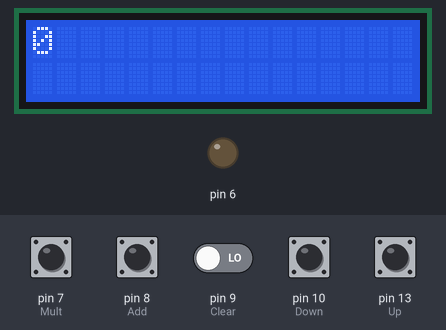
A sketch run on a simulated Arduino Uno, built with avr-gcc and run on an emulated ATmega328P. Parts: 16×2 character LCD, output pins drawn as LEDs (lit = HIGH). Inputs (shaded band) come from the test bench; at power-on: pin 7 (Mult), pin 8 (Add), pin 9 (Clear), pin 10 (Down), pin 13 (Up) LOW.

Above: at 1.2 s.
1.3 s: pin 10 (Down) pulled HIGH for 0.15 s
At 1.7 s:
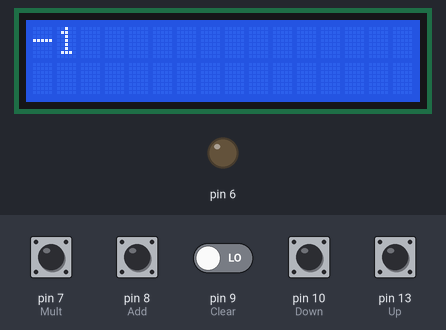
2.9 s: pin 10 (Down) pulled HIGH for 1 s
At 5.3 s:
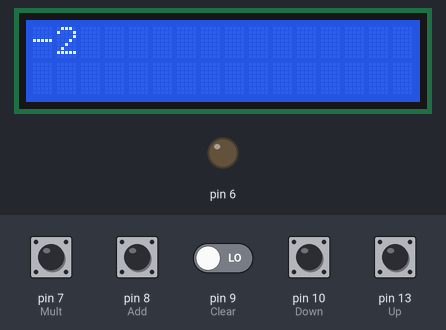
6.9 s: pin 7 (Mult) pulsed HIGH 2 times (0.12 s each, 0.3 s apart)
At 8.5 s:
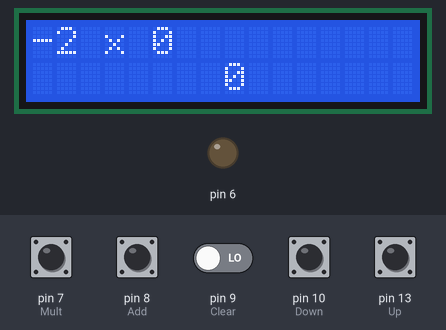
9.0 s: pin 13 (Up) pulled HIGH for 0.15 s
At 10.0 s:
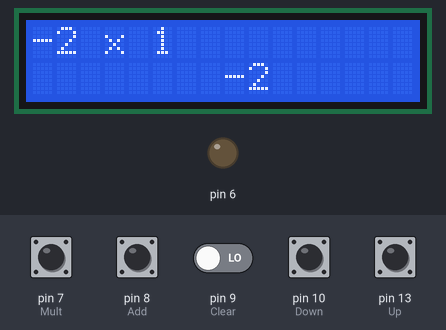
10.6 s: pin 13 (Up) pulled HIGH for 1 s
At 12.7 s:
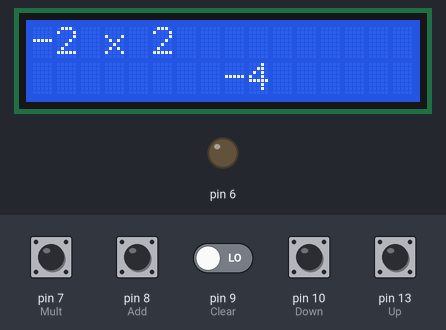
13.1 s: pin 8 (Add) pulsed HIGH 2 times (0.12 s each, 0.3 s apart)
At 14.6 s:
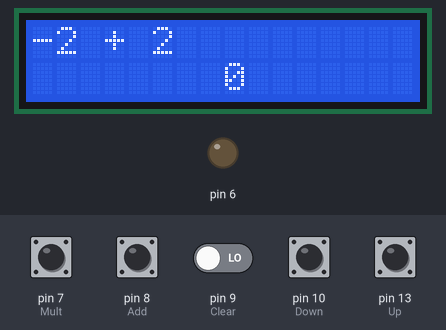
Timing chart, 0 to 16.1 s (numbered marks = the images above; inputs shaded):
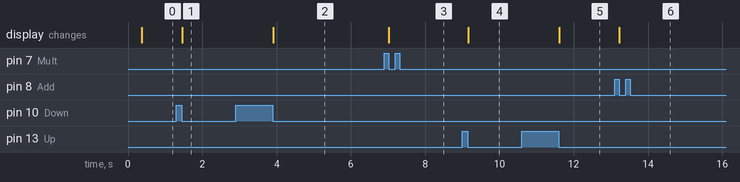

Measured:
- after the input at 1.3 s, the display: changes after 0.16 s (image 1)
- after the input at 2.9 s, the display: changes after 1.0 s (image 2)
- after the input at 6.9 s, the display: changes after 0.13 s (image 3)
- after the input at 9.0 s, the display: changes after 0.16 s (image 4)
- after the input at 10.6 s, the display: changes after 1.0 s (image 5)
- after the input at 13.1 s, the display: changes after 0.13 s (image 6)

The sketch:

CalcPrototype.ino
```cpp
/*  Nathan Jantz       - njantz2
 *  Karen Chan         - kchan43
 *  Ebrahim Broachwala - ebroac2
 *  Derek Altman       - daltma3
 *
 *  Standard Calculator
 *  Use LCD 1602 Module for output, top will list operation and bottom will show answer.
 *  Use 5 push buttons for input: number up, number down, clear, addition, multiplication.
 *
 *  Circuit setup:
 *  LCD:
 *  VSS = GND
 *  VDD = 5v
 *  V0  = 6
 *  RS  = 12
 *  RW  = GND
 *  E   = 11
 *  D4  = 5
 *  D5  = 4
 *  D6  = 3
 *  D7  = 2
 *  A   = 5v (w/ 220 resistor)
 *  K   = GND
 *
 *  Buttons:
 *  Number up = 13 (w/ resistor)
 *  Number down = 10 (w/ resistor)
 *  Clear = 9 (w/ resistor)
 *  Addition = 8 (w/ resistor)
 *  Multiplication = 7 (w/ resistor)
 */

 #include<LiquidCrystal.h>

//Constants
const int rs = 12, en = 11, d4 = 5, d5 = 4, d6 = 3, d7 = 2;
LiquidCrystal lcd(rs, en, d4, d5, d6, d7);
const int contrast = 0;
const int Up = 13, Down = 10, Clear = 9, Add = 8, Mult = 7;
const int Status = 0; //for checking button status

//Variables
int v1, v2, op = 0;   //value 1, value 2, and operator
String str;           //string used for output on LCD

void setup() {
  lcd.begin(16, 2);         // Set up LCD
  analogWrite(6, contrast); //pin 6 of contrast 0
  lcd.setCursor(0,0);       //Cursor is at row 1, column 1
  //button setup
  pinMode(Up, INPUT);
  pinMode(Down, INPUT);
  pinMode(Clear, INPUT);
  pinMode(Add, INPUT);
  pinMode(Mult, INPUT);
}

void loop() {
  delay(10); //required for bounce
  if(Status != digitalRead(Up)){      //Up button pressed
    while(Status != digitalRead(Up)){ //required for bounce
      delay(10);
    }
    if(op > 0){ //if operator exists, add 1 to second value
      v2++;
    }
    else{       //else add 1 to first
      v1++;
    }
  }
  if(Status != digitalRead(Down)){      //Down button pressed
    while(Status != digitalRead(Down)){ //required for bounce
      delay(10);
    }
    if(op > 0){ //if operator exists, subtract 1 from second value
      v2--;
    }
    else{       //else subtract 1 from first
      v1--;
    }
  }
  if(Status != digitalRead(Clear)){      //Clear button pressed
    while(Status != digitalRead(Clear)){ //required for bounce
      delay(10);
    }
    v1 = 0; //value 1 cleared
    v2 = 0; //value 2 cleared
    op = 0; //no operator
  }
  if(Status != digitalRead(Add)){      //Add button pressed
    while(Status != digitalRead(Add)){ //required for bounce
      delay(10);
    }
    op = 1; //used for output later
  }
  if(Status != digitalRead(Mult)){      //Mult button pressed
    while(Status != digitalRead(Mult)){ //required for bounce
      delay(10);
    }
    op = 2; //used for output later
  }

  /*----------------LCD code----------------*/
  lcd.clear();        //Clear LCD
  lcd.setCursor(0,0); //First Row

  if(op > 0){             //Operation Exists
    if(op == 1){
      str = String(String(v1) + " + " + String(v2));
      lcd.print(str);     //Print Operation
      lcd.setCursor(8,1); //Second Row
      lcd.print(v1 + v2);
    }
    else if(op == 2){
      str = String(String(v1) + " x " + String(v2));
      lcd.print(str);     //Print Operation
      lcd.setCursor(8,1); //Second Row
      lcd.print(v1 * v2);
    }
    else{
      str = "Error";
      lcd.print(str);     //Print Error Message
    }
  }
  else{                   //Operation DNE Yet
    str = String(v1);
    lcd.print(str);       //Current Number
  }
}
```
